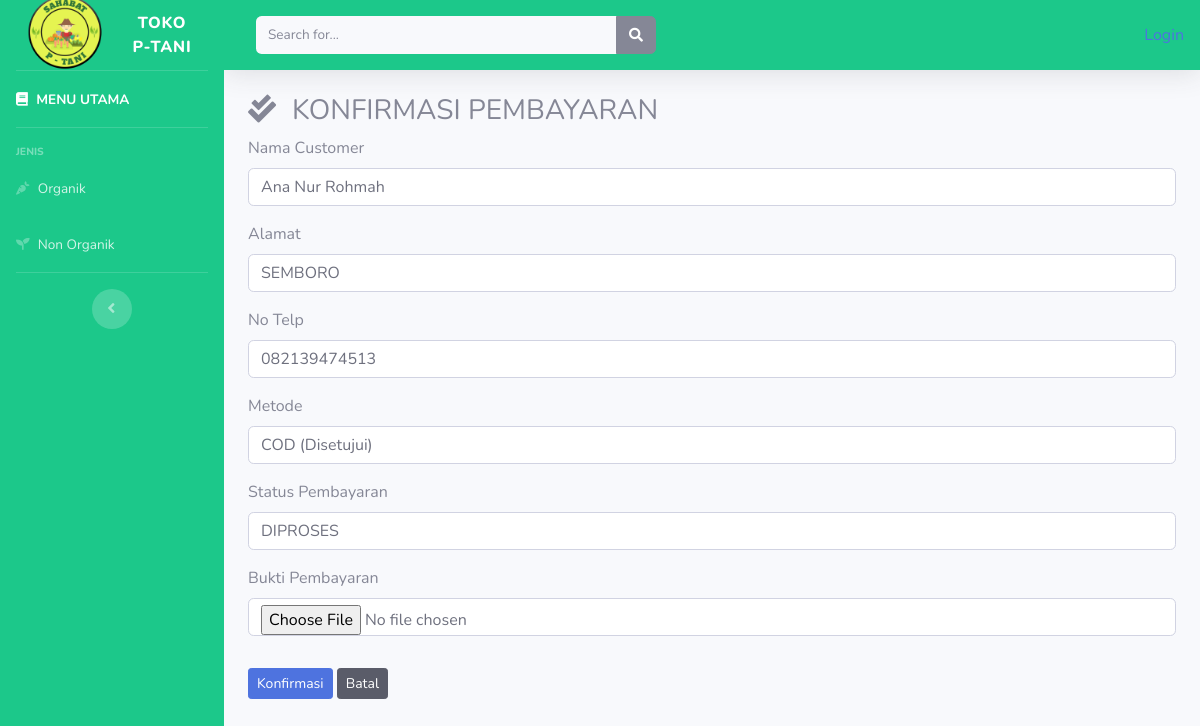
Screenshot of /index.php/dashboard1/edit/31 with the database file from the repository.
### tables this page shows
CREATE TABLE `tb_invoice` (
  `id` int(11) NOT NULL,
  `noresi` varchar(60) NOT NULL,
  `nama` varchar(56) NOT NULL,
  `alamat` varchar(225) NOT NULL,
  `telp` varchar(25) NOT NULL,
  `email` varchar(200) NOT NULL,
  `metode` varchar(100) NOT NULL,
  `tgl_pesan` datetime NOT NULL,
  `batas_bayar` datetime NOT NULL,
  `status` varchar(50) NOT NULL,
  `bukti` text NOT NULL
);

### application/controllers/Dashboard1.php (called while the page is built, shortened)
<?php
class Dashboard1 extends CI_Controller{
public function edit($id)
{
	$data['riwayat'] = $this->model_riwayat->tampil_data();
	$where = array('id' =>$id);
	$data['riwayat'] = $this->model_riwayat->edit_riwayat($where, 'tb_invoice')->result();
		$this->load->view('templates/header');
		$this->load->view('templates/sidebar');
		$this->load->view('edit_riwayat',$data);
		$this->load->view('templates/footer');
}
}
?>

### index.php (called while the page is built, shortened)
<?php
require_once BASEPATH.'core/CodeIgniter.php';

### application/models/model_riwayat.php (called while the page is built, shortened)
 <?php
class Model_riwayat extends CI_Model{
	public function edit_riwayat($where, $table){
	return $this->db->get_where($table, $where);
	}
}
	 ?>

### application/views/edit_riwayat.php (the view, shortened to what this page needs)
<div class="container-fluid">
	<h3><i class="fas fa-check-double mr-3"></i>KONFIRMASI PEMBAYARAN</h3>
	<?php foreach($riwayat as $rwy): ?>
<form action="<?php echo base_url(). 'dashboard1/update' ?>" method="post" enctype="multipart/form-data"  >
	<div class="form-group">
		<label>Nama Customer</label>
		<input type="teks" name="nama" class="form-control" value="<?php echo $rwy->nama ?>">
	</div>
	<div class="form-group">
		<label>Alamat</label>
		<input type="teks" name="alamat" class="form-control" value="<?php echo $rwy->alamat ?>">
	</div>
	<div class="form-group">
		<label>No Telp</label>
		<input type="teks" name="telp" class="form-control" value="<?php echo $rwy->telp ?>">
	</div>
	<div class="form-group">
		<label>Metode</label>
		<input type="teks" name="metode" class="form-control" value="<?php echo $rwy->metode ?>">
	</div>
	<div class="form-group">
		<label>Status Pembayaran</label>
		<input type="teks" name="status" class="form-control" value="<?php echo $rwy->status ?>" placeholder="Gunakan Huruf Kapital">
	</div>
	<div class="form-group">
            <label>Bukti Pembayaran</label>
            <input type="file" name="bukti" class="form-control" value="<?php echo $rwy->bukti ?>"  >
          </div>
<div>
	<button type="submit" class="btn btn-primary btn-sm mt-3">Konfirmasi</button>
<a href="<?php echo base_url('riwayat/index')?>"><div class="btn btn-sm btn-dark mt-3" >Batal</div></a>
</div>
</form>
	<?php endforeach ?>
</div>

### application/bg.css (style rules this page uses)
body { background-image: url(uploads/bg.png); }

### rows the page displays
tb_invoice: nama "Ana Nur Rohmah", alamat "SEMBORO", telp "082139474513", metode "COD (Disetujui)", status "DIPROSES"

### other values shown
anchor('auth/login', 'Login') "Login"
